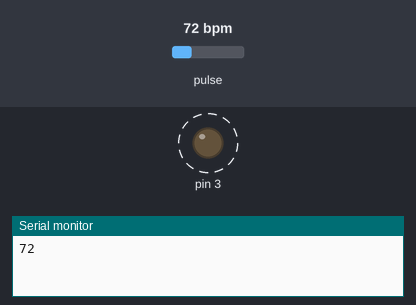
The sketch below on a simulated Arduino Uno, built with avr-gcc and run on an emulated ATmega328P. Shown: output pins drawn as LEDs (lit = HIGH), the last lines printed to the serial monitor. Dashed ring = blinking. Inputs (shaded band) come from the test bench; at power-on: pulse 72 bpm.

Above: at 1.2 s.
1.3 s: pulse set to 42 bpm
At 3.3 s:
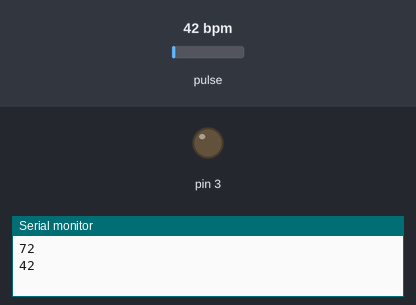
3.7 s: pulse set to 100 bpm
At 4.42 s:
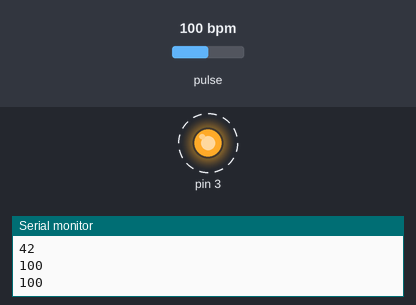
Timing chart, 0 to 12.7 s (numbered marks = the images above; inputs shaded):
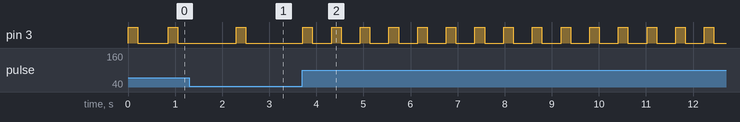

The sketch:

sketch.ino
```cpp
#define USE_ARDUINO_INTERRUPTS true //--> Set-up low-level interrupts for most acurate BPM math.
#include <PulseSensorPlayground.h> //--> Includes the PulseSensorPlayground Library.

//----------------------------------------Variable Declaration
const int PulseWire = 0; //--> PulseSensor PURPLE WIRE connected to ANALOG PIN 0
const int LED_3 = 3; //--> LED to detect when the heart is beating. The LED is connected to PIN 3 on the Arduino UNO.
int Threshold = 520; //--> Determine which Signal to "count as a beat" and which to ignore.
                     //--> Use the "Gettting Started Project" to fine-tune Threshold Value beyond default setting.
                     //--> Otherwise leave the default "520" value.
//----------------------------------------

PulseSensorPlayground pulseSensor; //--> Creates an instance of the PulseSensorPlayground object called "pulseSensor"

void setup() {

  Serial.begin(9600);
  pulseSensor.analogInput(PulseWire);
  pulseSensor.blinkOnPulse(LED_3); //--> blink LED with heartbeat.
  pulseSensor.setThreshold(Threshold);
  pulseSensor.begin();
}

void loop() {
  int myBPM = pulseSensor.getBeatsPerMinute(); //--> Calls function on our pulseSensor object that returns BPM as an "int". "myBPM" hold this BPM value now.

  if (pulseSensor.sawStartOfBeat()) { // if a heatbeat happened

    Serial.println(myBPM); //--> Print the value inside of myBPM
  }
  delay(20);
}
```

Measured:
- after the input at 3.7 s, pin 3: alternates HIGH for 0.20 s and LOW for 0.41 s, starting after 0.62 s
